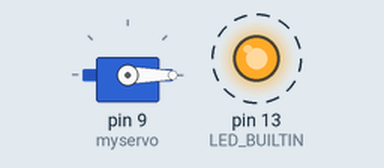
Recording of a sketch running on a simulated Arduino Uno, built with avr-gcc and run on an emulated ATmega328P. Parts: servo, output pins drawn as LEDs (lit = HIGH). Dashed ring = blinking.

Above: at 0.5 s.
Timing chart, 0 to 4.6 s (numbered marks = the images above):
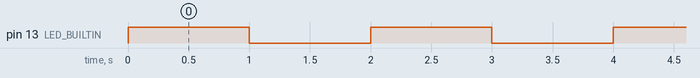

Measured:
- by itself, pin 13 (LED_BUILTIN): alternates HIGH for 1.0 s and LOW for 1.0 s

The sketch:

servo360.ino
```cpp
//www.elegoo.com
//2018.12.19
#include <Servo.h>
Servo myservo;


int positionTracker;
int direction = 2;

void setup(){
  myservo.attach(9);
  myservo.write(0);// move servos to center position -> 0°
  pinMode(LED_BUILTIN, OUTPUT);
}
void loop(){

  if (direction == 0) {
    for (int i = 360; i > 0; i--)
    {
      myservo.write(positionTracker);
      delay(20);
    }
    direction = 1;
  }
  else if (direction == 1) {
    for (int i = 360; i > 0; i--)
    {
      myservo.write(positionTracker);
      delay(20);
    }
    direction = 0;
  }
  else {
    digitalWrite(LED_BUILTIN, HIGH);  // turn the LED on (HIGH is the voltage level)
    delay(1000);                      // wait for a second
    digitalWrite(LED_BUILTIN, LOW);   // turn the LED off by making the voltage LOW
    delay(1000);                      // wait for a second
  }

}
```
